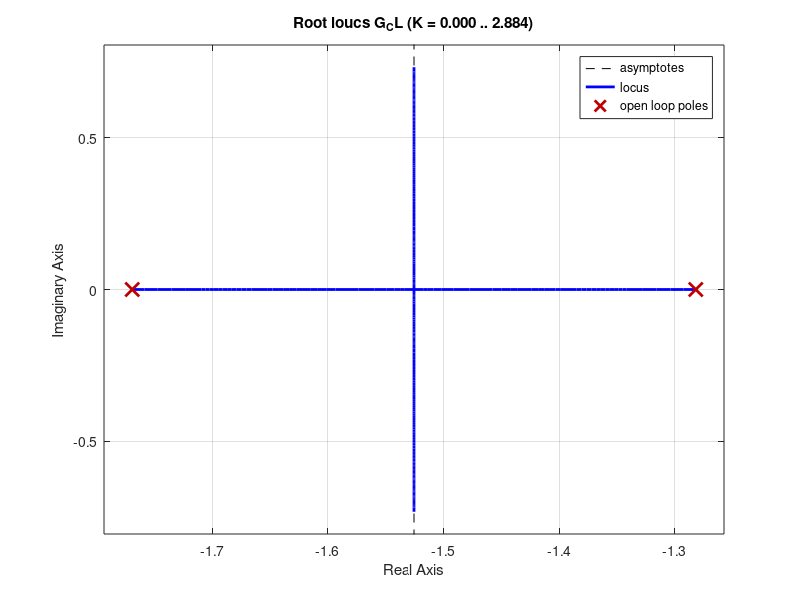
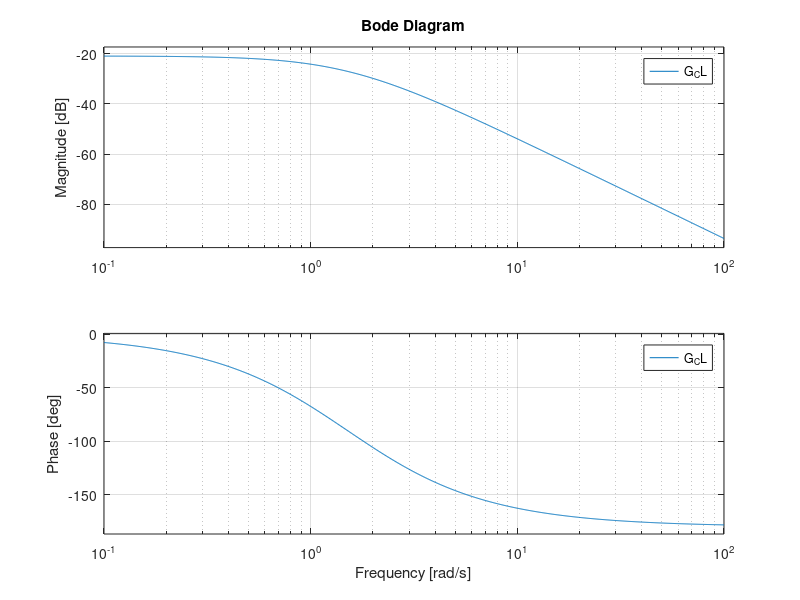
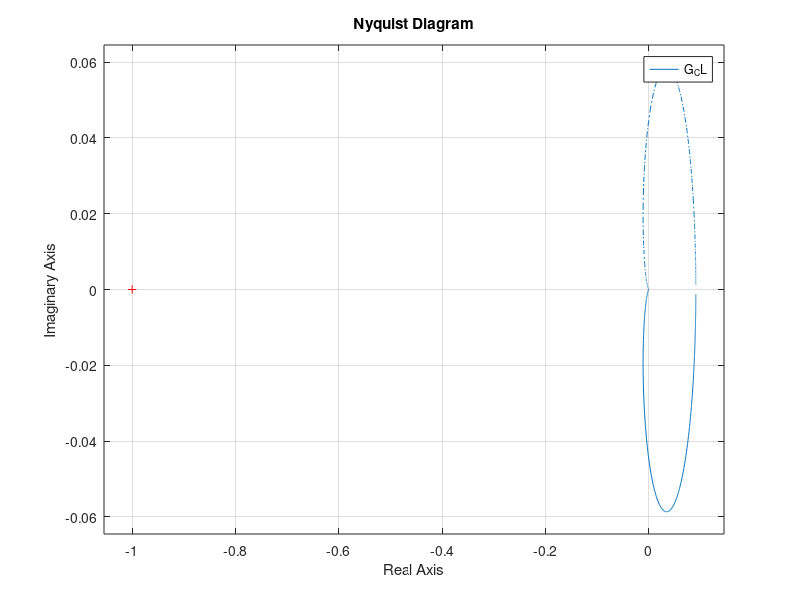

The MATLAB source for these figures, in order:
clear all,
clc,
clf

% Q3

s = tf('s');

J = 0.099;
b = 0.1;
K = 0.01;
R = 1;
L = 0.49;

G_CL = K/((R+s*L)*(J*s+b)+K);

%MAKAN HENDESI CLOSE LOOP
figure(1)
rlocus(G_CL)

%BODE CLOSE LOOP
figure(2)
bode(G_CL);

%NYQUIST CLOSE LOOP
figure(3)
nyquist(G_CL);




